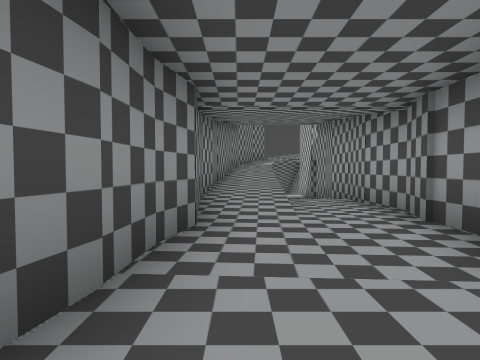
View 1 (above)

17 first-person views from a walk through a Godot game level. The camera is 1.2 m above the floor, tilts 2° down and sees 75° across. The floor is counted in squares, 2 m on a side. Each view is taken from the middle of a square. On the plan, view 1 faces up. The plan holds only what a view shows up to about 9 squares ahead; the rest is blank. The place goes on beyond the plan. Door leaves are left out where a doorway can be walked through. Some surface patterns are stand-ins.

View 2
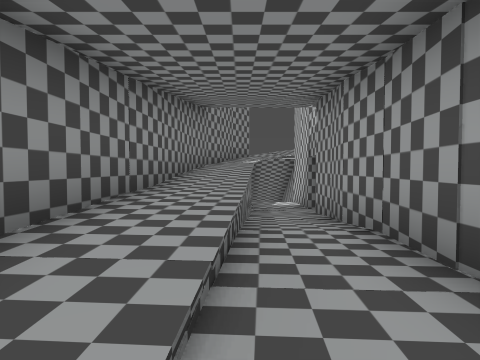

View 3
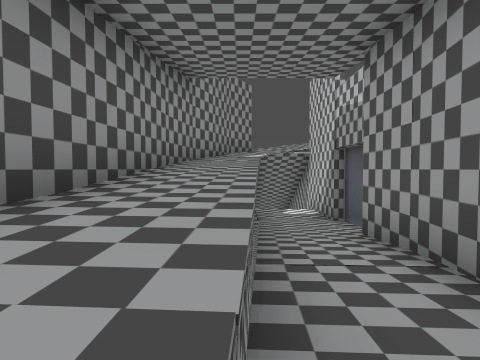

View 4
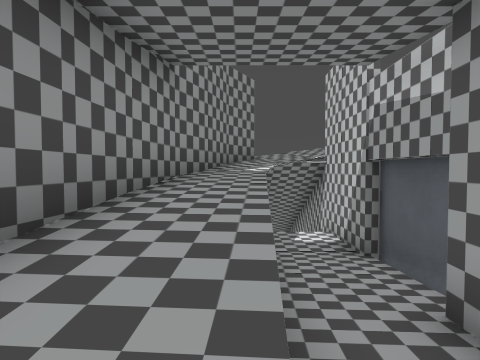

View 5
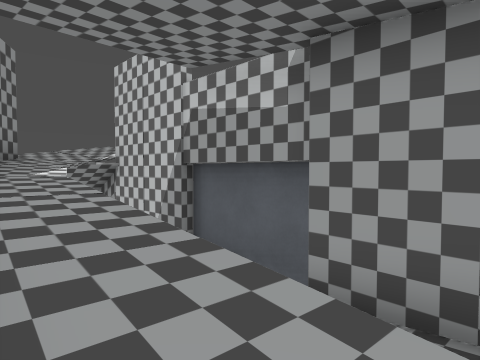

View 6
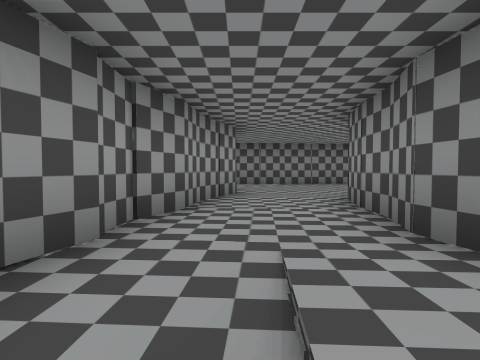

View 7
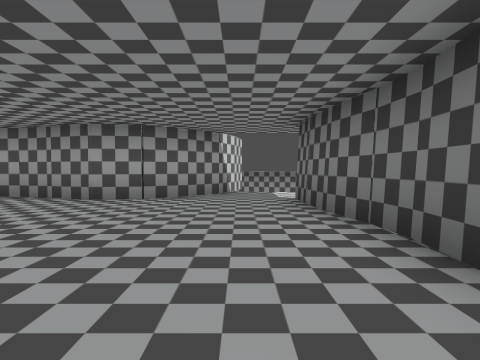

View 8
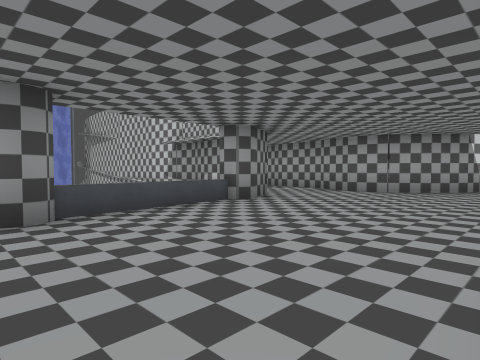

View 9
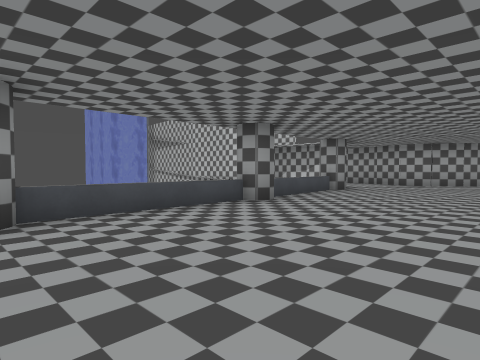

View 10
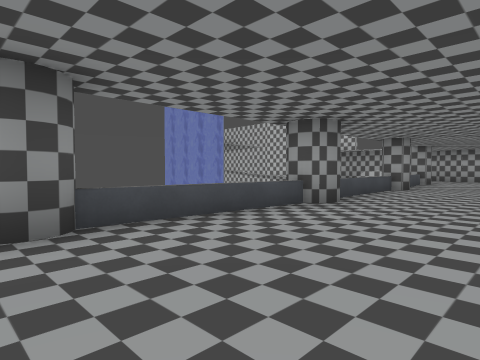

View 11
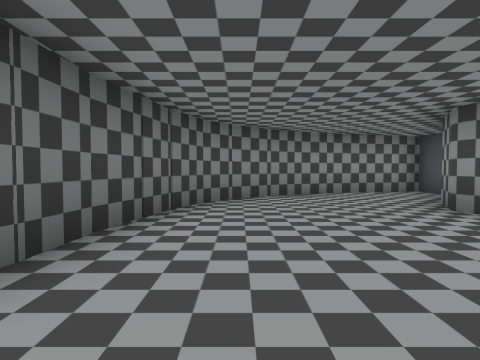

View 12
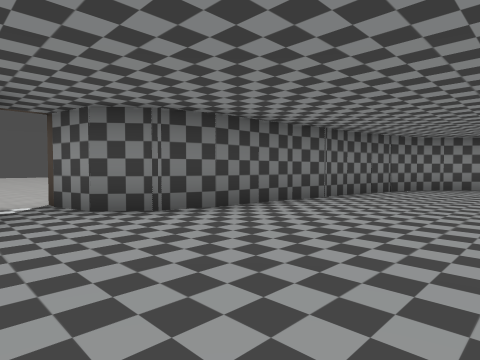

View 13
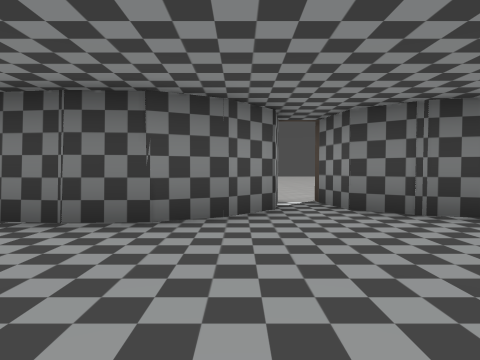

View 14
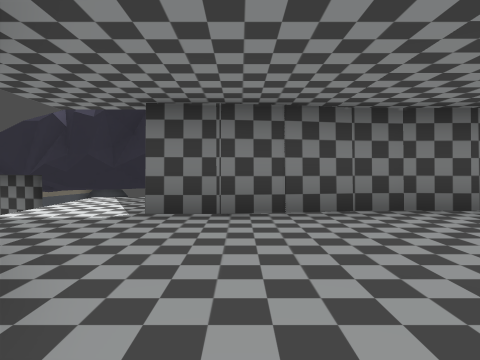

View 15
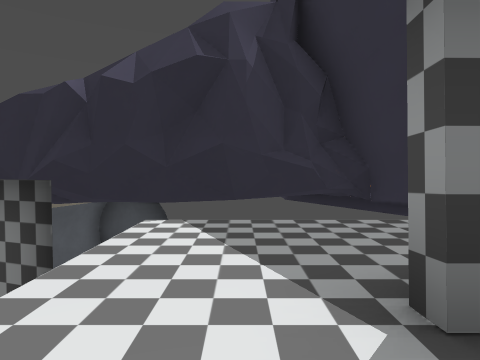

View 16
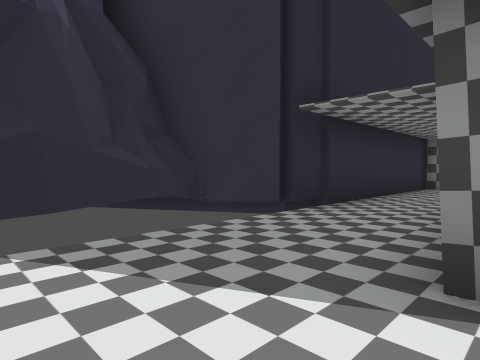

View 17
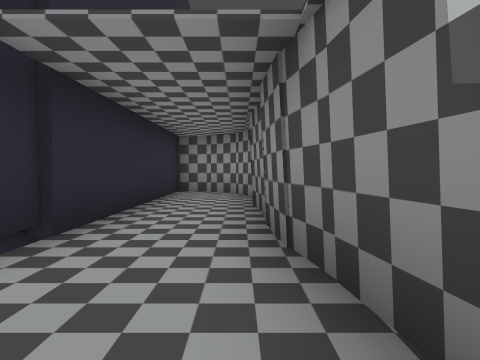

### Floor plan
Key: @ floor where view 1 was taken; # wall or solid block; x gap in a wall; . main floor; : floor 0.25 m higher than the main floor; - floor 0.25 m lower than the main floor; + floor 0.5 m higher than the main floor; _ floor 0.5 m lower than the main floor; < floor 1.25 m lower than the main floor; * floor 1.5 m higher than the main floor; ( floor 1.5 m lower than the main floor; ! floor 1.75 m lower than the main floor; % floor 2 m higher than the main floor; & floor 2.5 m higher than the main floor; $ floor 2.75 m higher than the main floor; / step, stairs or slope; D open door; v drop or lower ground; P pillar.
Columns run from 20 left of view 1 to 6 right of it. Each row starts with its distance up from view 1.
 19                       &$
 18                      #x#
 17                     #%!#
 16                     #//#
 15                     #//##
 14                    #*//(#
 13                    #///<#
 12                    #///##
 11                    #// #
 10                    #// #
  9                    #+/_#
  8                    #+//#
  7                    #:/-#
  6                    #:/.#
  5                    #:/.#
  4                    #...#
  3                    #..#
  2                    #..#
  1 ##                 #..#
  0 #..#PP   P    P  PP.@.#
 -1  #...P...P....P......#
 -2  # ...................#
 -3   #...................##
 -4   ##....................x
 -5    #####.........#####..
 -6        #####.#####......
 -7            #.#..........v
 -8            #D#######vvvvvv
 -9            ..      #######v
-10            ..
-11            ..
-12            ..             v
-13                           v

Positions as (right, up) in squares from view 1, and headings:
1: (0, 0), facing up
2: (1, 4), facing up
3: (1, 7), facing up
4: (1, 9), facing up
5: (0, 10), facing up-right
6: (1, 6), facing down
7: (-5, -4), facing right
8: (-7, -5), facing up-right
9: (-11, -5), facing up-right
10: (-16, -4), facing up-right
11: (-11, -4), facing left
12: (-7, -2), facing down-left
13: (-7, -2), facing down
14: (0, -1), facing down
15: (2, -4), facing down
16: (3, -5), facing down-left
17: (1, -6), facing left
